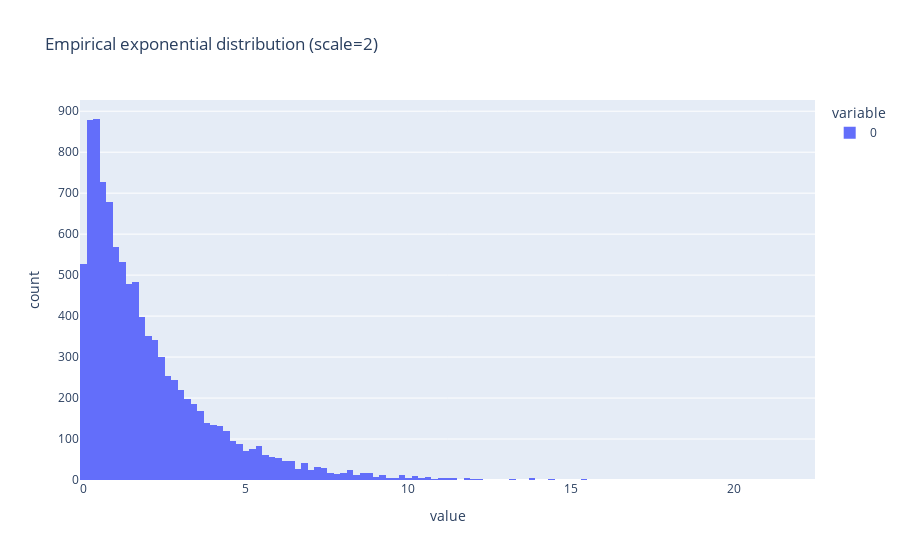

Source (notebook cell):
### Code cell
import plotly.express as px

# visualize what an exponential distribution looks like
# we can play with the `scale` parameter to target
# desired values for RandomSearchCV
scale = 2
px.histogram(
    np.random.exponential(scale=scale, size=10000),
    title=f"Empirical exponential distribution (scale={scale})",
)

### Figure 1 — Plotly figure (JSON) as saved in the notebook; plotly's stock layout.template omitted (floating-point values rounded to 4 significant figures; data arrays with more than 128 entries replaced by an {"elided": "..."} marker saying what was removed)
{"data": [{"alignmentgroup": "True", "bingroup": "x", "hovertemplate": "variable=0<br>value=%{x}<br>count=%{y}<extra></extra>", "legendgroup": "0", "marker": {"color": "#636efa", "pattern": {"shape": ""}}, "name": "0", "offsetgroup": "0", "orientation": "v", "showlegend": true, "type": "histogram", "x": {"elided": "10000 float values"}, "xaxis": "x", "yaxis": "y"}], "layout": {"barmode": "relative", "legend": {"title": {"text": "variable"}, "tracegroupgap": 0}, "title": {"text": "Empirical exponential distribution (scale=2)"}, "xaxis": {"anchor": "y", "domain": [0, 1], "title": {"text": "value"}}, "yaxis": {"anchor": "x", "domain": [0, 1], "title": {"text": "count"}}}}
